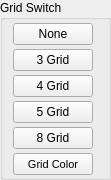
       <widget class="QGroupBox" name="groupBox_3">
        <property name="geometry">
         <rect>
          <x>1130</x>
          <y>40</y>
          <width>111</width>
          <height>156</height>
         </rect>
        </property>
        <property name="maximumSize">
         <size>
          <width>136</width>
          <height>160</height>
         </size>
        </property>
        <property name="font">
         <font>
          <family>MS UI Gothic</family>
          <pointsize>9</pointsize>
          <weight>50</weight>
          <bold>false</bold>
         </font>
        </property>
        <property name="title">
         <string>Grid Switch</string>
        </property>
        <layout class="QFormLayout" name="formLayout">
         <property name="labelAlignment">
          <set>Qt::AlignLeading|Qt::AlignLeft|Qt::AlignVCenter</set>
         </property>
         <property name="formAlignment">
          <set>Qt::AlignHCenter|Qt::AlignTop</set>
         </property>
         <property name="horizontalSpacing">
          <number>4</number>
         </property>
         <property name="verticalSpacing">
          <number>4</number>
         </property>
         <property name="leftMargin">
          <number>2</number>
         </property>
         <property name="topMargin">
          <number>3</number>
         </property>
         <property name="rightMargin">
          <number>6</number>
         </property>
         <property name="bottomMargin">
          <number>2</number>
         </property>
         <item row="0" column="0">
          <widget class="QPushButton" name="gridZero">
           <property name="minimumSize">
            <size>
             <width>0</width>
             <height>22</height>
            </size>
           </property>
           <property name="maximumSize">
            <size>
             <width>100</width>
             <height>22</height>
            </size>
           </property>
           <property name="text">
            <string>None</string>
           </property>
           <property name="checkable">
            <bool>true</bool>
           </property>
           <property name="autoExclusive">
            <bool>false</bool>
           </property>
          </widget>
         </item>
         <item row="1" column="0">
          <widget class="QPushButton" name="grid3">
           <property name="minimumSize">
            <size>
             <width>0</width>
             <height>22</height>
            </size>
           </property>
           <property name="maximumSize">
            <size>
             <width>100</width>
             <height>22</height>
            </size>
           </property>
           <property name="focusPolicy">
            <enum>Qt::NoFocus</enum>
           </property>
           <property name="text">
            <string>3 Grid</string>
           </property>
           <property name="checkable">
            <bool>true</bool>
           </property>
          </widget>
         </item>
         <item row="3" column="0">
          <widget class="QPushButton" name="grid5">
           <property name="minimumSize">
            <size>
             <width>0</width>
             <height>22</height>
            </size>
           </property>
           <property name="maximumSize">
            <size>
             <width>100</width>
             <height>22</height>
            </size>
           </property>
           <property name="text">
            <string>5 Grid</string>
           </property>
           <property name="checkable">
            <bool>true</bool>
           </property>
          </widget>
         </item>
         <item row="4" column="0">
          <widget class="QPushButton" name="grid8">
           <property name="minimumSize">
            <size>
             <width>0</width>
             <height>22</height>
            </size>
           </property>
           <property name="maximumSize">
            <size>
             <width>100</width>
             <height>22</height>
            </size>
           </property>
           <property name="text">
            <string>8 Grid</string>
           </property>
           <property name="checkable">
            <bool>true</bool>
           </property>
          </widget>
         </item>
         <item row="5" column="0">
          <widget class="QPushButton" name="gridColorButton">
           <property name="minimumSize">
            <size>
             <width>0</width>
             <height>22</height>
            </size>
           </property>
           <property name="maximumSize">
            <size>
             <width>100</width>
             <height>22</height>
            </size>
           </property>
           <property name="font">
            <font>
             <pointsize>8</pointsize>
            </font>
           </property>
           <property name="text">
            <string>Grid Color</string>
           </property>
          </widget>
         </item>
         <item row="2" column="0">
          <widget class="QPushButton" name="grid4">
           <property name="minimumSize">
            <size>
             <width>0</width>
             <height>22</height>
            </size>
           </property>
           <property name="maximumSize">
            <size>
             <width>100</width>
             <height>22</height>
            </size>
           </property>
           <property name="text">
            <string>4 Grid</string>
           </property>
           <property name="checkable">
            <bool>true</bool>
           </property>
          </widget>
         </item>
        </layout>
       </widget>
